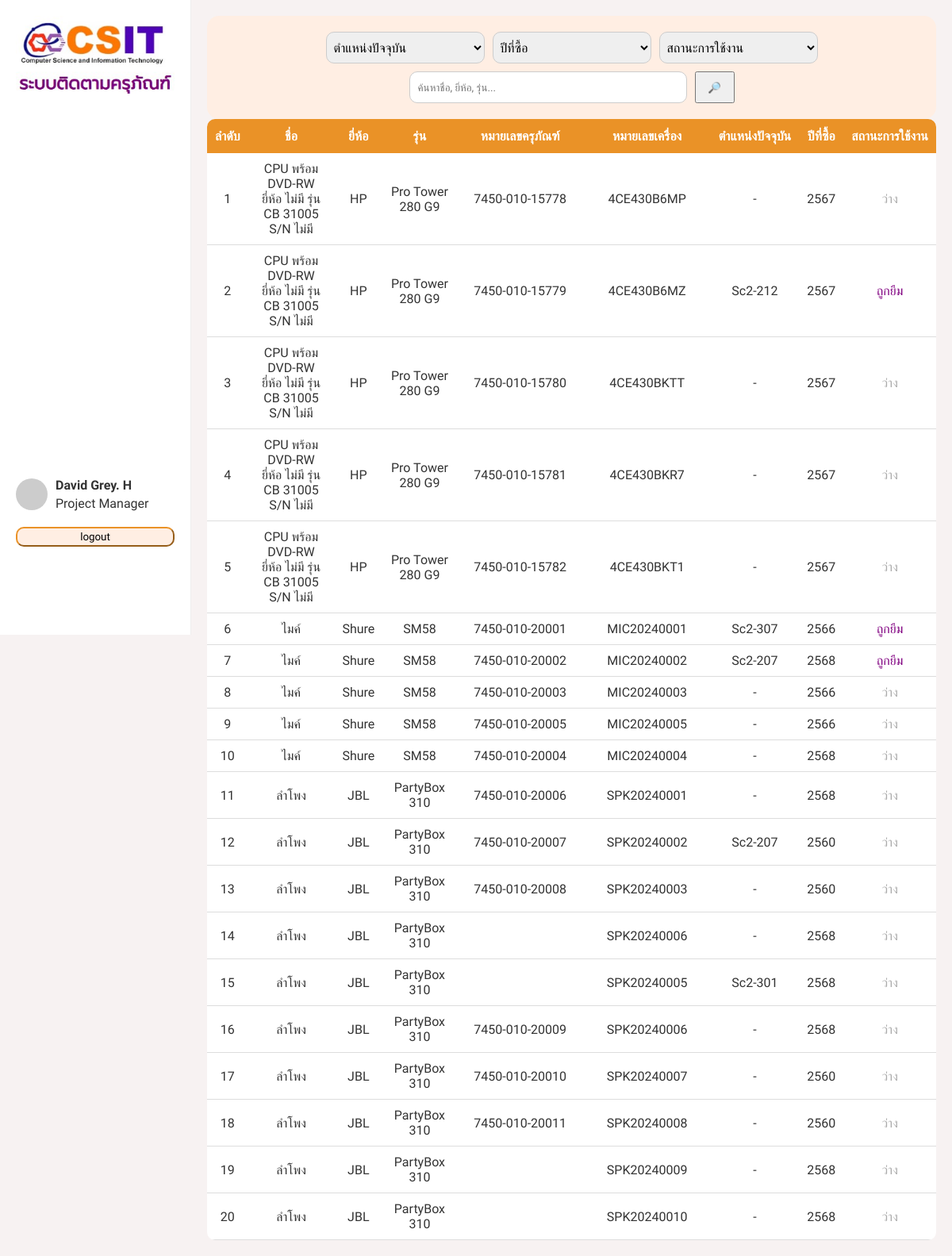
The page /member/member.php on the database its author committed.
### tables this page shows
CREATE TABLE `tb_durable_articles` (
  `durable_articles_id` int(11) NOT NULL,
  `name` varchar(255) NOT NULL,
  `brand` varchar(255) NOT NULL,
  `series` varchar(255) NOT NULL,
  `durable_articles_number` varchar(255) DEFAULT NULL,
  `serial number` varchar(255) NOT NULL,
  `condition_of_use` enum('Working','Broken','Damaged','Sold') NOT NULL,
  `price` int(11) NOT NULL,
  `year_of_purchase` int(11) NOT NULL,
  `annual_warranty` int(11) NOT NULL,
  `description` varchar(255) DEFAULT NULL,
  `note` varchar(255) DEFAULT NULL
);

### member/member.php (the view, shortened to what this page needs)
<?php
include 'connet.php';
$where = [];
$where_sql = count($where) > 0 ? 'WHERE ' . implode(' AND ', $where) : '';
$sql = "
SELECT
    d.durable_articles_id,
    d.name,
    d.brand,
    d.series,
    d.durable_articles_number,
    d.`serial number`,
    d.year_of_purchase,
    r.number,
    b.status_of_use,
    b.time_borrow,
    b.member_id,
    m.academic_ranks,
    m.first_name,
    m.last_name
FROM tb_durable_articles d
LEFT JOIN tb_borrowing b
    ON d.durable_articles_id = b.durable_articles_id
    AND b.time_borrow = (
        SELECT MAX(time_borrow)
        FROM tb_borrowing
        WHERE durable_articles_id = d.durable_articles_id
    )
LEFT JOIN tb_room r ON b.room_id = r.room_id
LEFT JOIN tb_member m ON b.member_id = m.member_id
$where_sql
";
$result = mysqli_query($conn, $sql);
?>
<!DOCTYPE html>
<html lang="en">
<head>
    <link rel="stylesheet" href="style_mem.css" />
    <link rel="stylesheet" href="https://cdnjs.cloudflare.com/ajax/libs/font-awesome/6.0.0/css/all.min.css" />
</head>
<body>
    <div class="sidebar">
        <div class="logo">
            <img src="../image/logo.jpg" alt="" style="width: 200px;">
        </div>
        <div class="profile">
            <img src="https://i.pravatar.cc/50?img=3" alt="Profile" />
            <div>
                <h4>David Grey. H</h4>
                <span>Project Manager</span>
            </div>
        </div>
        <ul class="menu">
            <button class="logout">logout</button>
        </ul>
    </div>
    <div class="main">
        <div class="topbar">
            <?php include 'flutter.php'; ?>
        </div>
        <div class="table">
            <table>
                <thead>
                    <tr>
                        <th>ลำดับ </th>
                        <th>ชื่อ</th>
                        <th>ยี่ห้อ</th>
                        <th>รุ่น</th>
                        <th>หมายเลขครุภัณฑ์</th>
                        <th>หมายเลขเครื่อง</th>
                        <th>ตำแหน่งปัจจุบัน</th>
                        <th>ปีที่ซื้อ</th>
                        <th>สถานะการใช้งาน</th>
                    </tr>
                </thead>
                <tbody>
                    <?php
                    $count = 1;
                    while ($row = mysqli_fetch_assoc($result)) {
                        $status_display = $row['status_of_use'] === 'Borrowed' ? 'ถูกยืม' : 'ว่าง';
                        $modalId = "modal_" . $row['durable_articles_id'];
                        echo "<tr>";
                        echo "<td>" . $count++ . "</td>";
                        echo "<td>" . $row['name'] . "</td>";
                        echo "<td>" . $row['brand'] . "</td>";
                        echo "<td>" . $row['series'] . "</td>";
                        echo "<td>" . $row['durable_articles_number'] . "</td>";
                        echo "<td>" . $row['serial number'] . "</td>";
                        echo "<td>" . ($row['number'] ?? '-') . "</td>";
                        echo "<td>" . $row['year_of_purchase'] . "</td>";
                        if ($row['status_of_use'] === 'Borrowed') {
                            echo "<td style='color: purple; cursor: pointer;' onclick=\"document.getElementById('$modalId').style.display='block'\">" . $status_display . "</td>";
                        } else {
                            echo "<td style='color: #aaa; cursor: default;'>" . $status_display . "</td>";
                        }
                        echo "</tr>";
                    }
                    ?>
                </tbody>
            </table>
        </div>
    </div>
</body>
</html>

### member/style_mem.css (style rules this page uses)
* { margin: 0; padding: 0; box-sizing: border-box; font-family: 'Prompt', sans-serif; }
body { display: flex; background: #f7f5fc; color: #333; background-color: #f7f2f2; }
.table table { width: 100%; border-collapse: collapse; border-radius: 10px; overflow: hidden; background-color: white; }
.table thead { background-color: #ea9227; color: white; }
.table thead th { padding: 12px 10px; text-align: center; white-space: nowrap; overflow: hidden; text-overflow: ellipsis; }
.table tbody tr { border-bottom: 1px solid #ddd; }
.table tbody td { padding: 10px; text-align: center; color: #333; }
.table thead th:nth-child(5), .table thead th:nth-child(6) { min-width: 160px; }
.sidebar { width: 250px; background-color: #fff; border-right: 1px solid #eee; padding: 20px; height: 100vh; }
.logo { color: purple; margin-bottom: 480px; }
.profile { display: flex; align-items: center; margin-bottom: 10px; }
.profile img { width: 40px; border-radius: 50%; margin-right: 10px; }
.profile h4 { margin-bottom: 4px; }
.logout { display: flex; align-items: center; margin-top: 20px; width: 100%; height: 25px; justify-content: center; border-radius: 10px; background-color: #ffeee3; border-color: #ea9227; }
.menu { list-style: none; }
.main { flex-grow: 1; padding: 20px; }
.topbar { display: flex; justify-content: center; align-items: center; flex-wrap: wrap; gap: 10px; padding: 20px; border-radius: 15px; background-color: #ffeee3; }

### rows shown on the page
tb_durable_articles: name "CPU พร้อม DVD-RW ยี่ห้อ ไม่มี รุ่น CB 31005 S/N ไม่มี", brand "HP", series "Pro Tower 280 G9", durable_articles_number "7450-010-15778", serial number "4CE430B6MP", number "-", year_of_purchase "2567", status_display "ว่าง"
tb_durable_articles: name "CPU พร้อม DVD-RW ยี่ห้อ ไม่มี รุ่น CB 31005 S/N ไม่มี", brand "HP", series "Pro Tower 280 G9", durable_articles_number "7450-010-15779", serial number "4CE430B6MZ", number "Sc2-212", year_of_purchase "2567", status_display "ถูกยืม"
tb_durable_articles: name "CPU พร้อม DVD-RW ยี่ห้อ ไม่มี รุ่น CB 31005 S/N ไม่มี", brand "HP", series "Pro Tower 280 G9", durable_articles_number "7450-010-15780", serial number "4CE430BKTT", number "-", year_of_purchase "2567", status_display "ว่าง"
tb_durable_articles: name "CPU พร้อม DVD-RW ยี่ห้อ ไม่มี รุ่น CB 31005 S/N ไม่มี", brand "HP", series "Pro Tower 280 G9", durable_articles_number "7450-010-15781", serial number "4CE430BKR7", number "-", year_of_purchase "2567", status_display "ว่าง"
tb_durable_articles: name "CPU พร้อม DVD-RW ยี่ห้อ ไม่มี รุ่น CB 31005 S/N ไม่มี", brand "HP", series "Pro Tower 280 G9", durable_articles_number "7450-010-15782", serial number "4CE430BKT1", number "-", year_of_purchase "2567", status_display "ว่าง"
tb_durable_articles: name "ไมค์", brand "Shure", series "SM58", durable_articles_number "7450-010-20001", serial number "MIC20240001", number "Sc2-307", year_of_purchase "2566", status_display "ถูกยืม"
tb_durable_articles: name "ไมค์", brand "Shure", series "SM58", durable_articles_number "7450-010-20002", serial number "MIC20240002", number "Sc2-207", year_of_purchase "2568", status_display "ถูกยืม"
tb_durable_articles: name "ไมค์", brand "Shure", series "SM58", durable_articles_number "7450-010-20003", serial number "MIC20240003", number "-", year_of_purchase "2566", status_display "ว่าง"
tb_durable_articles: name "ไมค์", brand "Shure", series "SM58", durable_articles_number "7450-010-20005", serial number "MIC20240005", number "-", year_of_purchase "2566", status_display "ว่าง"
tb_durable_articles: name "ไมค์", brand "Shure", series "SM58", durable_articles_number "7450-010-20004", serial number "MIC20240004", number "-", year_of_purchase "2568", status_display "ว่าง"
tb_durable_articles: name "ลำโพง", brand "JBL", series "PartyBox 310", durable_articles_number "7450-010-20006", serial number "SPK20240001", number "-", year_of_purchase "2568", status_display "ว่าง"
tb_durable_articles: name "ลำโพง", brand "JBL", series "PartyBox 310", durable_articles_number "7450-010-20007", serial number "SPK20240002", number "Sc2-207", year_of_purchase "2560", status_display "ว่าง"
tb_durable_articles: name "ลำโพง", brand "JBL", series "PartyBox 310", durable_articles_number "7450-010-20008", serial number "SPK20240003", number "-", year_of_purchase "2560", status_display "ว่าง"
tb_durable_articles: name "ลำโพง", brand "JBL", series "PartyBox 310", serial number "SPK20240006", number "-", year_of_purchase "2568", status_display "ว่าง"
tb_durable_articles: name "ลำโพง", brand "JBL", series "PartyBox 310", serial number "SPK20240005", number "Sc2-301", year_of_purchase "2568", status_display "ว่าง"
tb_durable_articles: name "ลำโพง", brand "JBL", series "PartyBox 310", durable_articles_number "7450-010-20009", serial number "SPK20240006", number "-", year_of_purchase "2568", status_display "ว่าง"
tb_durable_articles: name "ลำโพง", brand "JBL", series "PartyBox 310", durable_articles_number "7450-010-20010", serial number "SPK20240007", number "-", year_of_purchase "2560", status_display "ว่าง"
tb_durable_articles: name "ลำโพง", brand "JBL", series "PartyBox 310", durable_articles_number "7450-010-20011", serial number "SPK20240008", number "-", year_of_purchase "2560", status_display "ว่าง"
tb_durable_articles: name "ลำโพง", brand "JBL", series "PartyBox 310", serial number "SPK20240009", number "-", year_of_purchase "2568", status_display "ว่าง"
tb_durable_articles: name "ลำโพง", brand "JBL", series "PartyBox 310", serial number "SPK20240010", number "-", year_of_purchase "2568", status_display "ว่าง"
